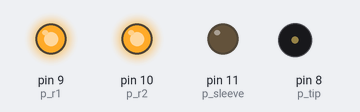
This sketch was run on a simulated Arduino Uno, built with avr-gcc and run on an emulated ATmega328P. Shown: output pins drawn as LEDs (lit = HIGH), buzzer (waves = sounding).

Above: at 0.77 s.
At 4.6 s:
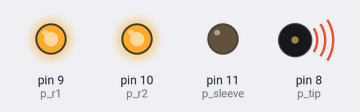
At 5.5 s:
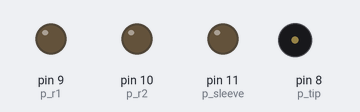
Timing chart, 0 to 6.9 s (numbered marks = the images above):
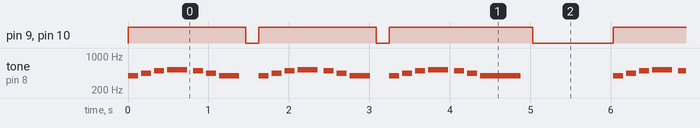

The sketch:

lab5.ino
```cpp
#define p_tip     8   // ieșire principală (buzzer/difuzor)
#define p_r1      9   // opțional – poți folosi pentru alt canal sau LED
#define p_r2      10  // opțional
#define p_sleeve  11  // GND comun (de regulă conectat la GND fizic)

// Frecvențe note (octava 4)
#define NOTE_C4  262
#define NOTE_D4  294
#define NOTE_E4  330
#define NOTE_F4  349
#define NOTE_G4  392
#define NOTE_A4  440
#define NOTE_B4  494
#define NOTE_C5  523

int melody[] = {
  NOTE_G4, NOTE_A4, NOTE_B4, NOTE_C5, NOTE_B4, NOTE_A4, NOTE_G4, 0,
  NOTE_G4, NOTE_A4, NOTE_B4, NOTE_C5, NOTE_B4, NOTE_A4, NOTE_G4, 0,
  NOTE_G4, NOTE_A4, NOTE_B4, NOTE_C5, NOTE_B4, NOTE_A4, NOTE_G4
};

//(4 = pătrime, 8 = optime etc.)
int noteDurations[] = {
  8, 8, 8, 4, 8, 8, 4, 8,
  8, 8, 8, 4, 8, 8, 4, 8,
  8, 8, 8, 4, 8, 8, 2
};

void setup() {
  pinMode(p_tip, OUTPUT);
  pinMode(p_r1, OUTPUT);
  pinMode(p_r2, OUTPUT);
  pinMode(p_sleeve, OUTPUT);


}

void loop() {
  for (int thisNote = 0; thisNote < 23; thisNote++) {
    int noteDuration = 1000 / noteDurations[thisNote];
    int note = melody[thisNote];

    if (note > 0) {
      tone(p_tip, note, noteDuration);
      digitalWrite(p_r1, HIGH);
      digitalWrite(p_r2, HIGH);
    }

    int pauseBetweenNotes = noteDuration * 1.30;
    delay(pauseBetweenNotes);

    noTone(p_tip);
    digitalWrite(p_r1, LOW);
    digitalWrite(p_r2, LOW);
  }


  delay(1000);
}
```

Measured:
- by itself, pin 9 (p_r1), pin 10 (p_r2): repeats every 6.0 s: LOW 0.16 s, HIGH 1.5 s, LOW 0.16 s, HIGH 1.8 s, LOW 1.0 s, HIGH 1.5 s
- by itself, tone on pin 8 (p_tip): plays 392 Hz for 0.13 s, 440 Hz for 0.13 s, 494 Hz for 0.13 s, 523 Hz for 0.25 s, 494 Hz for 0.13 s, 440 Hz for 0.13 s … (456 notes in this stretch)
